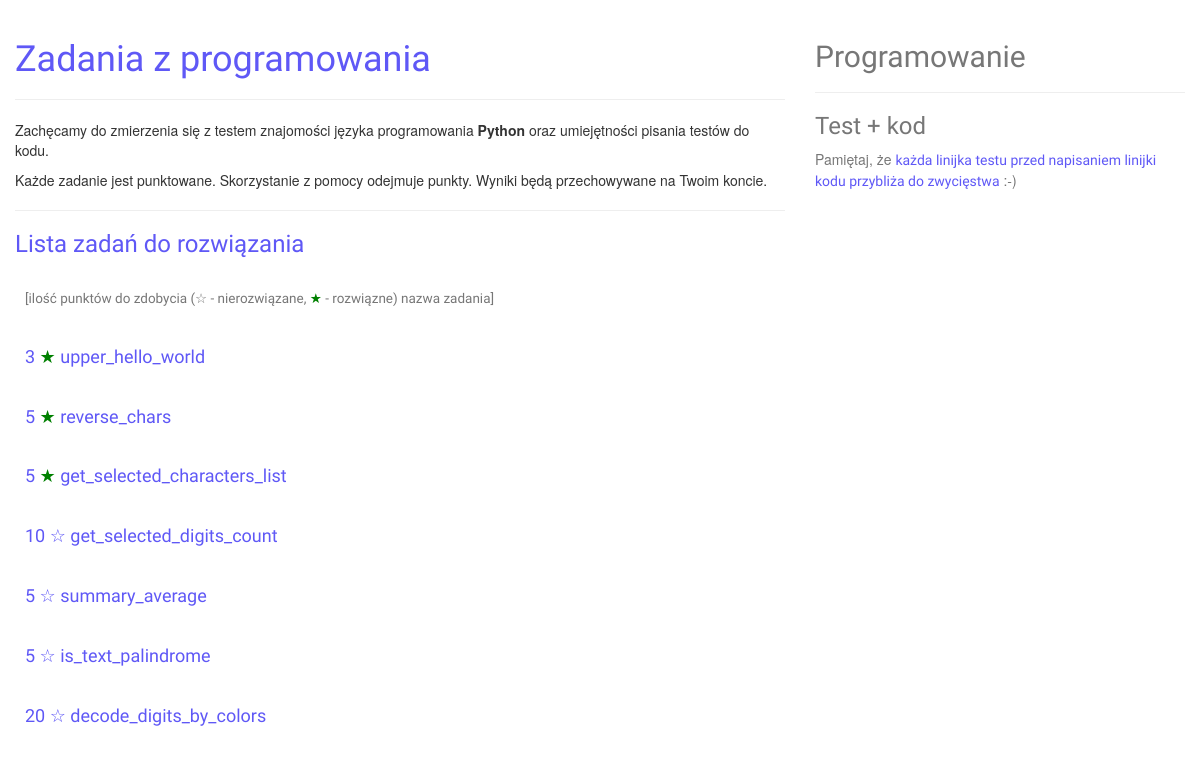
/zadania.html (signed in), run on the app's committed database.
### mainapp/models.py (models this page shows, shortened)
class TaskSolution(models.Model):
    MAX_HINT_NO = 5
    task = models.ForeignKey(Task, null=False, blank=False, on_delete=models.DO_NOTHING)
    user = models.ForeignKey(User, null=False, blank=False, on_delete=models.DO_NOTHING)
    is_finished = models.BooleanField(default=False)
    suggestions_count = models.PositiveIntegerField(default=0, blank=False, null=False)
    solution_code_block = models.TextField(max_length=4000)
    solution_additional_tests_code_block = models.TextField(max_length=4000, blank=False, null=False)
    student_comments = models.TextField(max_length=256, blank=False, null=False)
    is_surrender = models.BooleanField(default=False)
    time_spent_seconds = models.PositiveIntegerField(null=False, default=0)

class Task(models.Model):
    name = models.CharField(max_length=128)
    is_visible = models.BooleanField(default=False)
    desc = models.TextField(max_length=1024)
    intro = models.TextField(max_length=1024, null=True, blank=True)
    code = models.TextField(max_length=4000)
    tests = models.TextField(max_length=4000)
    suggestion_1 = models.TextField(max_length=1024, null=True, blank=True)
    suggestion_2 = models.TextField(max_length=1024, null=True, blank=True)
    suggestion_3 = models.TextField(max_length=1024, null=True, blank=True)
    suggestion_4 = models.TextField(max_length=1024, null=True, blank=True)
    suggestion_5 = models.TextField(max_length=1024, null=True, blank=True)
    level = models.PositiveIntegerField(default=0, blank=False, null=False)
    points = models.PositiveIntegerField(default=5, blank=False, null=False)
    my_order = models.PositiveIntegerField(default=1, blank=False, null=False)
    class Meta(object):
        ordering = ('my_order',)

### mainapp/views.py (the view)
class TasksPageView(LoginRequiredMixin, TemplateView):
    template_name = 'mainapp/tasks.html'
    def get_context_data(self, **kwargs):
        tasks_data = Task.objects.order_by('my_order').select_related().filter(is_visible=True)
        tasks = []
        for task in tasks_data:
            try:
                task_solution = TaskSolution.objects.get(task_id=task.id, user_id=self.request.user.id)
            except TaskSolution.DoesNotExist:
                task_solution = None
            tasks.append({
                'id': task.id,
                'points': task.points,
                'name': task.name,
                'task_solution': task_solution,
            })
        return {'tasks': tasks}

### mainapp/context_processors.py (called while the page is built)
def frontend(request):
    user = getattr(request, 'user', None)
    is_authenticated = bool(user and user.is_authenticated)
    return {
        'frontend_context': {
            'isAuthenticated': is_authenticated,
            'userId': user.id if is_authenticated else None,
            'username': user.get_username() if is_authenticated else '',
            'csrfToken': get_token(request),
            'staticUrl': settings.STATIC_URL,
        }
    }

### mainapp/templates/mainapp/tasks.html (shortened to what this page needs)
{% extends 'mainapp/base.html' %}
{% load bootstrap3 %}
{% block bootstrap3_content %}
{% if user.is_authenticated %}
<div class="container-fluid">
	<div class="row">
		<div class="col-md-8">
			<div class="page-header">
				<h1>
					Zadania z programowania
				</h1>
			</div>
            <p>Zachęcamy do zmierzenia się z testem znajomości języka programowania <b>Python</b> oraz umiejętności pisania testów do kodu.</p>
            <p>Każde zadanie jest punktowane. Skorzystanie z pomocy odejmuje punkty. Wyniki będą przechowywane na Twoim koncie.</p>
            <hr />
			<h3>
                Lista zadań do rozwiązania
			</h3>
            <div class="row">
				<div class="col-md-12">
					<div class="caption" style="padding: 10px;">
						<div>
							<h4><small>[ilość punktów do zdobycia (☆ - nierozwiązane, <span style="color: green;">★</span> - rozwiązne) nazwa zadania]</small></h4>
						</div>
					</div>
					{% for task in tasks %}
						<div class="caption" style="padding: 10px;">
							<h4>{{ task.points }}
							{% if task.task_solution.is_finished %}
								<span style="color: green;">★</span>
							{% else %}
								☆
							{% endif %}
							<a href="/zadania/{{ task.id }}.html">{{ task.name }}</a></h4>
						</div>
					{% empty %}
						<div class="text-warning" style="padding: 20px;">Nie dodano żadnego zadania. Opublikujemy niebawem :-)</div>
					{% endfor %}
				</div>
            </div>
		</div>
		<div class="col-md-4">
			<div class="page-header">
				<h2 class="text-muted">
                Programowanie
				</h2>
			</div>
			<h3 class="text-muted">
				Test + kod
			</h3>
			<p class="text-muted">
				Pamiętaj, że <a href="https://pl.wikipedia.org/wiki/Test-driven_development">każda linijka testu przed napisaniem linijki kodu przybliża do zwycięstwa</a> :-)
			</p>
		</div>
	</div>
</div>
{% endif %}
{% endblock %}

### mainapp/templates/header.html (style rules this page uses)
h1, h2, h3, h4, h5 { font-family: 'Share Tech', sans-serif; color: #5f58f6; }
ul.nav a, a,navbar-brand { font-family: 'Share Tech', sans-serif; color: #5f58f6; }

### data on the page
TaskSolution: points "3", name "upper_hello_world"
TaskSolution: points "5", name "reverse_chars"
TaskSolution: points "5", name "get_selected_characters_list"
TaskSolution: points "10", name "get_selected_digits_count"
TaskSolution: points "5", name "summary_average"
TaskSolution: points "5", name "is_text_palindrome"
TaskSolution: points "20", name "decode_digits_by_colors"
